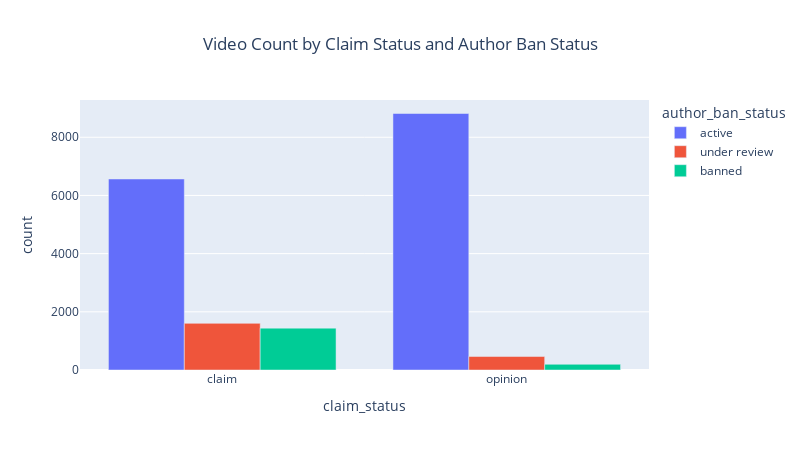

The notebook cell saved with this chart:
### Code cell
# Create histogram of `author_ban_status` by `claim_status`.

# Get value counts of `author_ban_status` grouped by `claim_status`.
by_claim_author_ban = data.groupby('claim_status')['author_ban_status'].value_counts().reset_index()

# Create bar chart
fig = px.bar(by_claim_author_ban, 
       x='claim_status', 
       y='count', 
       color='author_ban_status', 
       barmode='group', 
       width=800, 
       height=450, 
       title='Video Count by Claim Status and Author Ban Status'
      )

# Align title to center.
fig.update_layout(title_x=0.5)

fig.show()

### Figure 1 — Plotly figure (JSON) as saved in the notebook; plotly's stock layout.template omitted (floating-point values rounded to 4 significant figures)
{"data": [{"alignmentgroup": "True", "hovertemplate": "author_ban_status=active<br>claim_status=%{x}<br>count=%{y}<extra></extra>", "legendgroup": "active", "marker": {"color": "#636efa", "pattern": {"shape": ""}}, "name": "active", "offsetgroup": "active", "orientation": "v", "showlegend": true, "textposition": "auto", "type": "bar", "x": ["claim", "opinion"], "xaxis": "x", "y": [6566, 8817], "yaxis": "y"}, {"alignmentgroup": "True", "hovertemplate": "author_ban_status=under review<br>claim_status=%{x}<br>count=%{y}<extra></extra>", "legendgroup": "under review", "marker": {"color": "#EF553B", "pattern": {"shape": ""}}, "name": "under review", "offsetgroup": "under review", "orientation": "v", "showlegend": true, "textposition": "auto", "type": "bar", "x": ["claim", "opinion"], "xaxis": "x", "y": [1603, 463], "yaxis": "y"}, {"alignmentgroup": "True", "hovertemplate": "author_ban_status=banned<br>claim_status=%{x}<br>count=%{y}<extra></extra>", "legendgroup": "banned", "marker": {"color": "#00cc96", "pattern": {"shape": ""}}, "name": "banned", "offsetgroup": "banned", "orientation": "v", "showlegend": true, "textposition": "auto", "type": "bar", "x": ["claim", "opinion"], "xaxis": "x", "y": [1439, 196], "yaxis": "y"}], "layout": {"barmode": "group", "height": 450, "legend": {"title": {"text": "author_ban_status"}, "tracegroupgap": 0}, "title": {"text": "Video Count by Claim Status and Author Ban Status", "x": 0.5}, "width": 800, "xaxis": {"anchor": "y", "autorange": true, "domain": [0, 1], "range": [-0.5, 1.5], "title": {"text": "claim_status"}, "type": "category"}, "yaxis": {"anchor": "x", "autorange": true, "domain": [0, 1], "range": [0, 9281.0], "title": {"text": "count"}, "type": "linear"}}}
